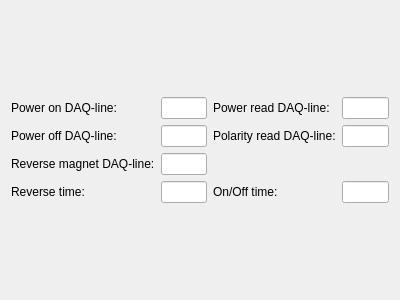
<?xml version="1.0" encoding="UTF-8"?>
<ui version="4.0">
 <class>bruker_magnet_config</class>
 <widget class="QWidget" name="bruker_magnet_config">
  <property name="geometry">
   <rect>
    <x>0</x>
    <y>0</y>
    <width>400</width>
    <height>300</height>
   </rect>
  </property>
  <property name="windowTitle">
   <string>Form</string>
  </property>
  <layout class="QGridLayout" name="gridLayout">
   <item row="4" column="2">
    <widget class="QLabel" name="label_7">
     <property name="text">
      <string>On/Off time:</string>
     </property>
    </widget>
   </item>
   <item row="4" column="0">
    <widget class="QLabel" name="label_6">
     <property name="text">
      <string>Reverse time:</string>
     </property>
    </widget>
   </item>
   <item row="4" column="3">
    <widget class="QLineEdit" name="lineEdit_wait_time"/>
   </item>
   <item row="4" column="1">
    <widget class="QLineEdit" name="lineEdit_reverse_time"/>
   </item>
   <item row="5" column="1">
    <spacer name="verticalSpacer">
     <property name="orientation">
      <enum>Qt::Vertical</enum>
     </property>
     <property name="sizeHint" stdset="0">
      <size>
       <width>0</width>
       <height>0</height>
      </size>
     </property>
    </spacer>
   </item>
   <item row="1" column="1">
    <widget class="QLineEdit" name="lineEdit_power_on"/>
   </item>
   <item row="1" column="3">
    <widget class="QLineEdit" name="lineEdit_power_read"/>
   </item>
   <item row="2" column="3">
    <widget class="QLineEdit" name="lineEdit_polarity"/>
   </item>
   <item row="3" column="1">
    <widget class="QLineEdit" name="lineEdit_reverse"/>
   </item>
   <item row="2" column="1">
    <widget class="QLineEdit" name="lineEdit_power_off"/>
   </item>
   <item row="2" column="0">
    <widget class="QLabel" name="label_4">
     <property name="text">
      <string>Power off DAQ-line:</string>
     </property>
    </widget>
   </item>
   <item row="2" column="2">
    <widget class="QLabel" name="label_2">
     <property name="text">
      <string>Polarity read DAQ-line:</string>
     </property>
    </widget>
   </item>
   <item row="1" column="0">
    <widget class="QLabel" name="label_3">
     <property name="text">
      <string>Power on DAQ-line:</string>
     </property>
    </widget>
   </item>
   <item row="3" column="0">
    <widget class="QLabel" name="label_5">
     <property name="text">
      <string>Reverse magnet DAQ-line:</string>
     </property>
    </widget>
   </item>
   <item row="1" column="2">
    <widget class="QLabel" name="label">
     <property name="text">
      <string>Power read DAQ-line:</string>
     </property>
    </widget>
   </item>
   <item row="0" column="1">
    <spacer name="verticalSpacer_2">
     <property name="orientation">
      <enum>Qt::Vertical</enum>
     </property>
     <property name="sizeHint" stdset="0">
      <size>
       <width>0</width>
       <height>0</height>
      </size>
     </property>
    </spacer>
   </item>
  </layout>
 </widget>
 <resources/>
 <connections/>
</ui>
